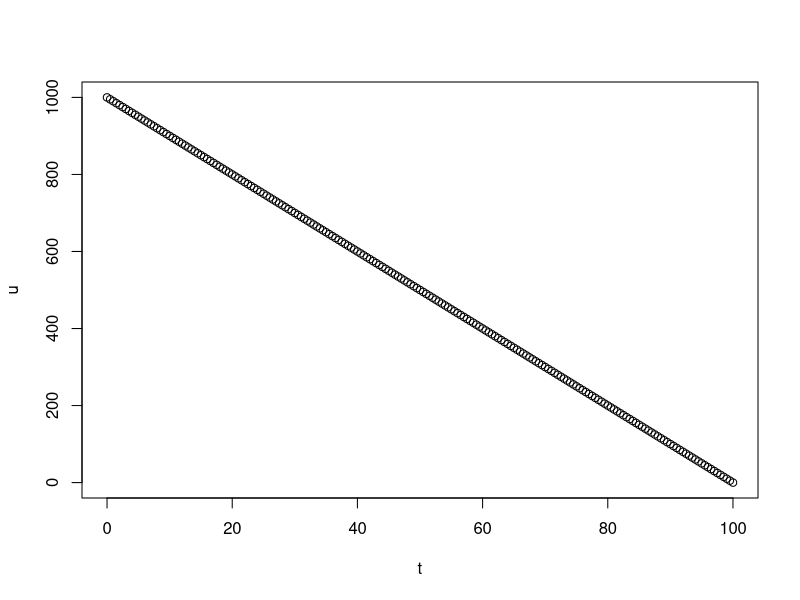
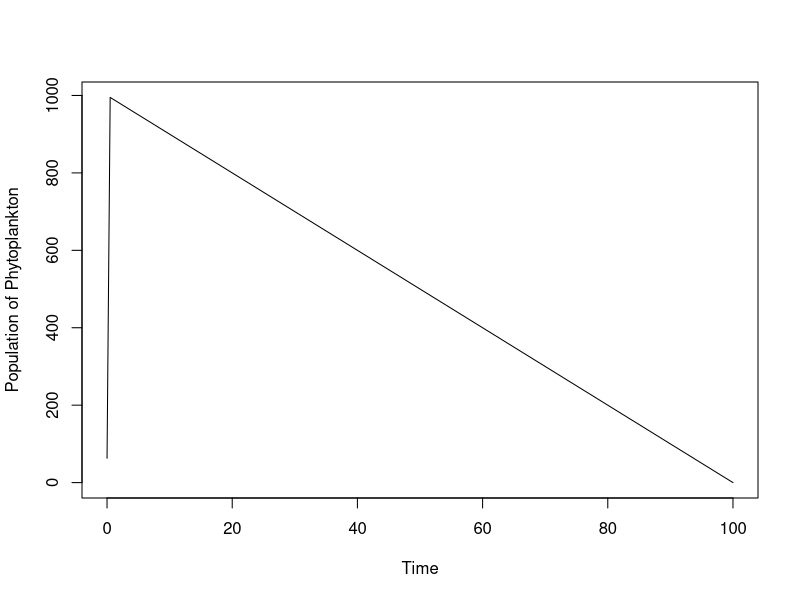
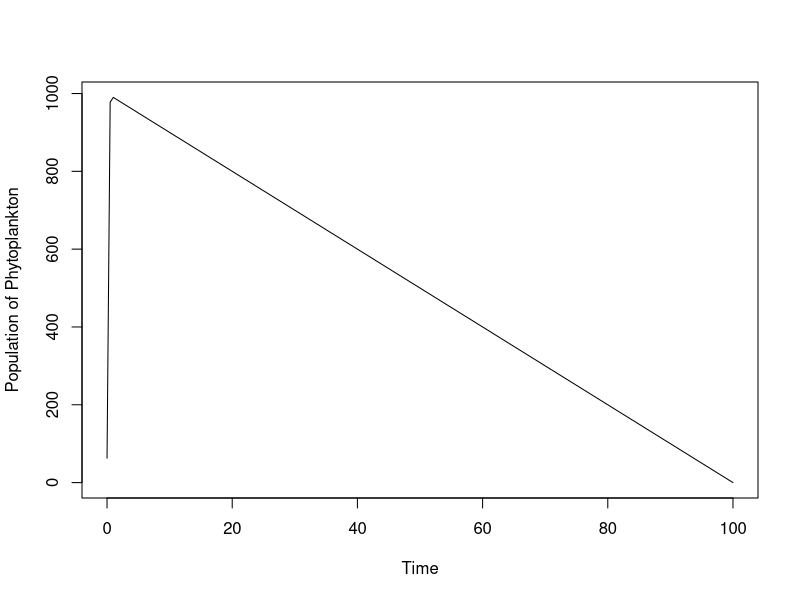
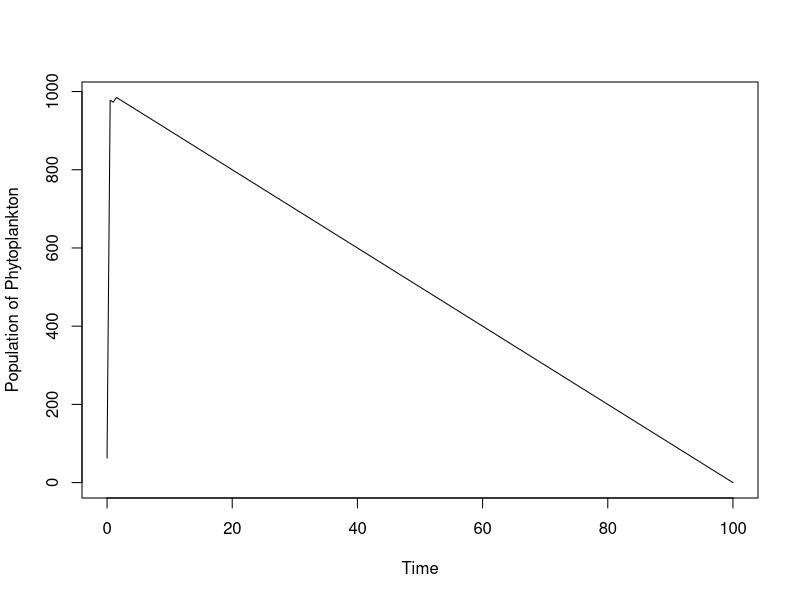
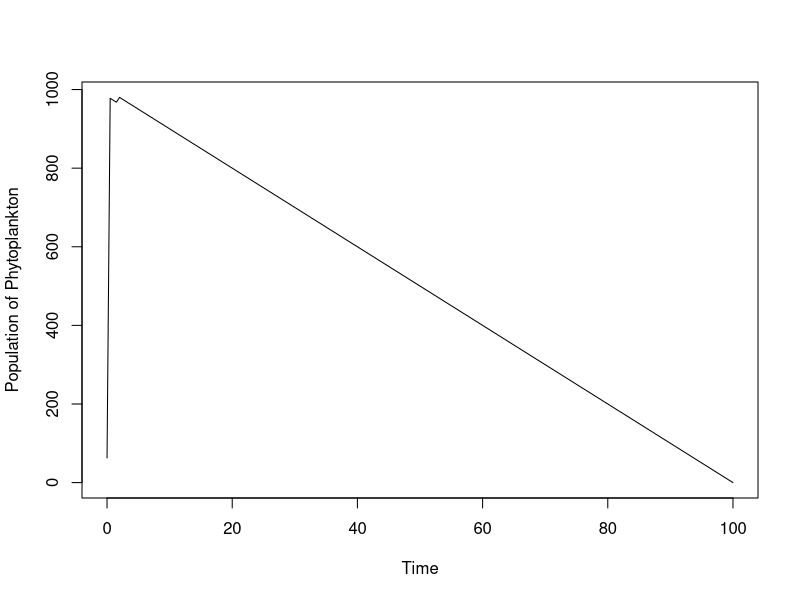
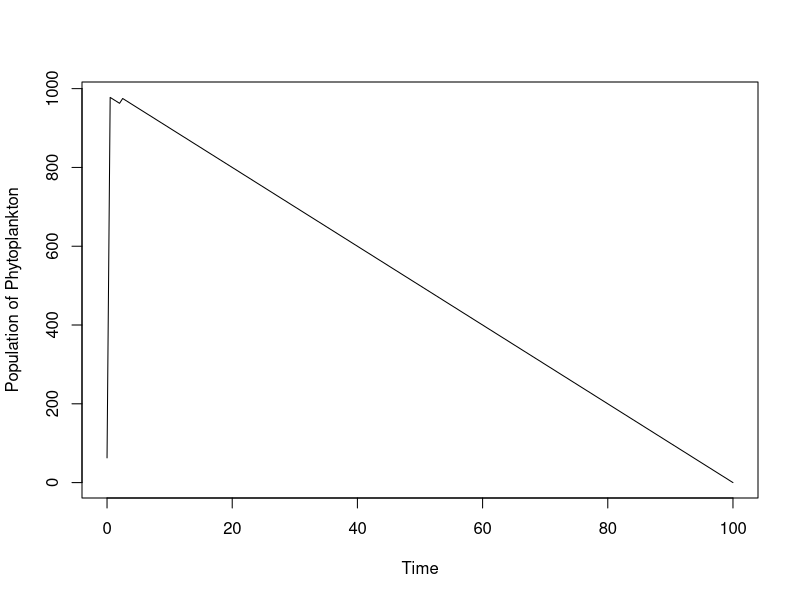
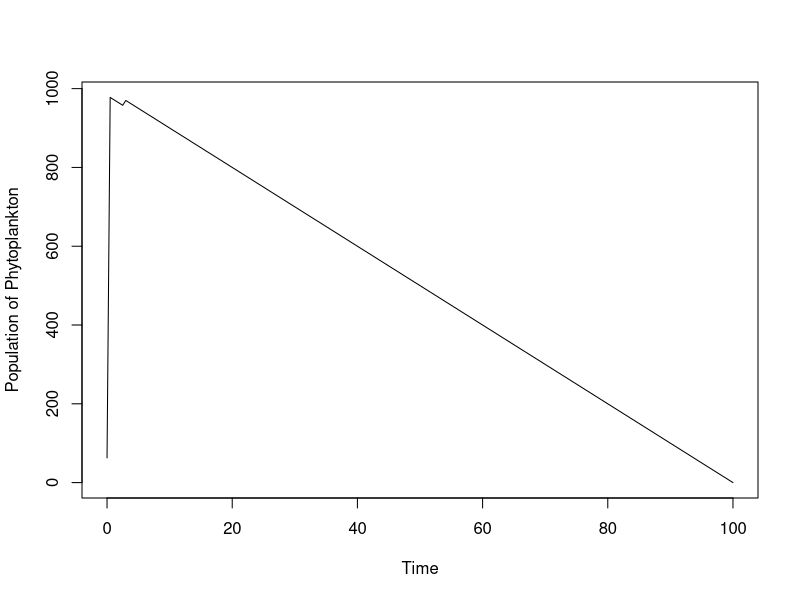
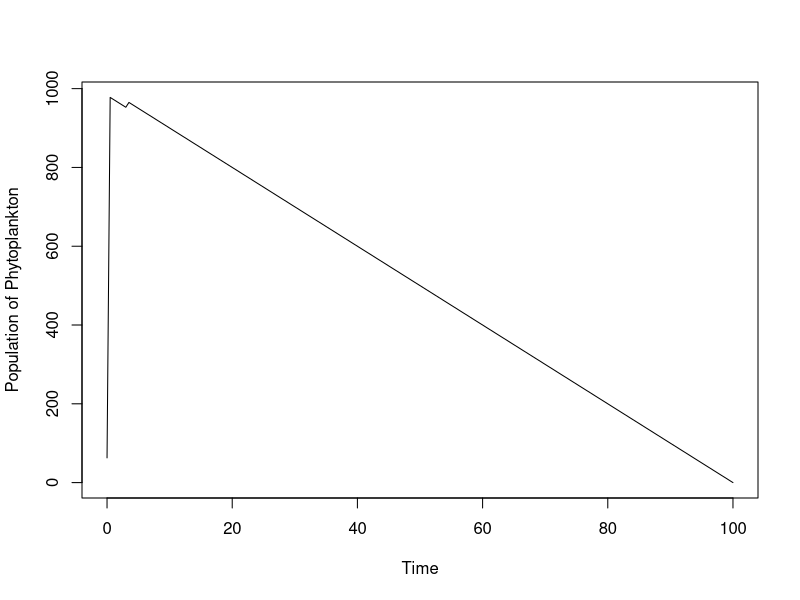

These charts were generated, in order, by the following R code: (Note: a time limit stopped this script after it produced the figures.)
############################################
# Phytoplankton mathematical modeling 2020 #
############################################

# Chosen Values
u0  = 1000                # Initial amount of phytoplankton
vp  = 0.9                 # Velocity of phytoplankton downwards
k   = 4                   # Diffusion constant
dt  = 0.5                 # Something we chose
dz  = 0.5                 # Something we chose                                        

# Dichlet Boundaries 
L  = 100                  # Since phytoplankton is not found in depths deeper then 100m
LT = 100                  # Final time point
t  = seq(0, L, by = dt)   # Here L is used since 100 is a nice number for the time
N  = L/dz                 # Number of special intervals
NT = LT/dt                # Number of time intervals

# initial calculation of n as Gauss distributed phytoplankton
# the density of phytoplankton is decreasing the deeper they are found.
# The calculation should look like this:


z = seq(0, L, by = dz)   # Here L is used as max due to death in lower sea levels
t = seq(0, LT, by = dz)  # Here LT is used as max due to death in lower sea levels
u = seq(u0,0,,N+1)       # initialize the Population u as 10000 phytoplankton to
# 0 over time
u_next = u               # Save for later use  

#--------------#
#Equation parts:
#--------------#

# The differential equation has multiple parts:
# 1. The velocitiy of the phytoplanktopn
A    =  (vp*dt) / dz
# 2. The difusion rate of the Phytoplankton
B    =  (k*dt) / (dz^2)

# 3. part will be coosen alter in the for loop since it depends on the 
# amount of phytoplankton

#----------------#
# Plot of the PDE:
#----------------#

#Plot of initial conditions 
plot (t,u)

# 3. Finally the f the function for the which takes in account the amount of 
# phytoplankton here only the values of +1 or -1 is used.



for (j in 1:NT) {
  #change over time 
  S =  cumsum(u*dz)           # Determin new amount of accumulated Phytoplankton
  f =  ifelse(S > 5000, -1, 1)# Determine if the amount of Phytoplankton grows 
  # or decays
  for (i in 1:N){
    if (i == 1) {
      Sys.sleep(0.1)
      u_gv= u_next[2]-((vp*2*dz)/k)*u_next[1]
      u_next[1]= (f[i]-A*(u[i+1]-u[i])+B*(u[i+1]-2*u[i]+u_gv))*dt+u[i]
      plot(t,u_next,type = "l", xlab = 'Time', ylab = 'Population of Phytoplankton')
    } else {
      Sys.sleep(0.1)
      u_next[i] = (f[i]-A*(u[i+1]-u[i])+B*(u[i+1]-2*u[i]+u[i]))*dt+u[i]
      plot(t,u_next,type = "l", xlab = 'Time', ylab = 'Population of Phytoplankton')
    }
  }
}

u_next
